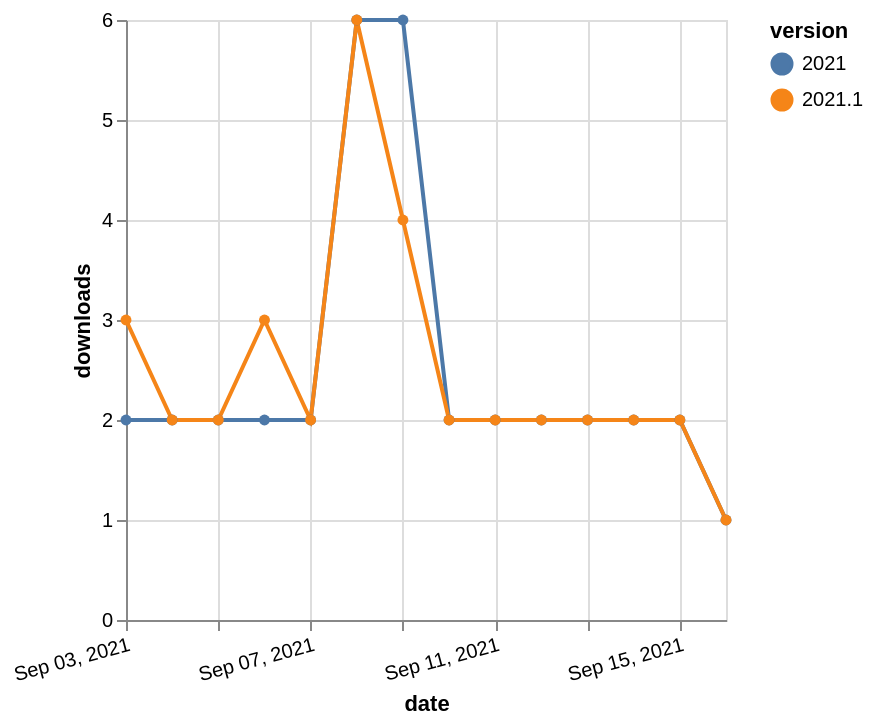

Vega-Lite specification stored for this chart:
### Vega-Lite specification from a JSON file in a GitHub repository (floating-point values rounded to 4 significant figures)
{"$schema": "https://vega.github.io/schema/vega-lite/v5.json", "description": "A simple bar chart with embedded data.", "data": {"values": [{"date": "2021-09-03", "total": 581, "delta": 2, "version": "2021"}, {"date": "2021-09-04", "total": 583, "delta": 2, "version": "2021"}, {"date": "2021-09-05", "total": 585, "delta": 2, "version": "2021"}, {"date": "2021-09-06", "total": 587, "delta": 2, "version": "2021"}, {"date": "2021-09-07", "total": 589, "delta": 2, "version": "2021"}, {"date": "2021-09-08", "total": 595, "delta": 6, "version": "2021"}, {"date": "2021-09-09", "total": 601, "delta": 6, "version": "2021"}, {"date": "2021-09-10", "total": 603, "delta": 2, "version": "2021"}, {"date": "2021-09-11", "total": 605, "delta": 2, "version": "2021"}, {"date": "2021-09-12", "total": 607, "delta": 2, "version": "2021"}, {"date": "2021-09-13", "total": 609, "delta": 2, "version": "2021"}, {"date": "2021-09-14", "total": 611, "delta": 2, "version": "2021"}, {"date": "2021-09-15", "total": 613, "delta": 2, "version": "2021"}, {"date": "2021-09-16", "total": 614, "delta": 1, "version": "2021"}, {"date": "2021-09-03", "total": 422, "delta": 3, "version": "2021.1"}, {"date": "2021-09-04", "total": 424, "delta": 2, "version": "2021.1"}, {"date": "2021-09-05", "total": 426, "delta": 2, "version": "2021.1"}, {"date": "2021-09-06", "total": 429, "delta": 3, "version": "2021.1"}, {"date": "2021-09-07", "total": 431, "delta": 2, "version": "2021.1"}, {"date": "2021-09-08", "total": 437, "delta": 6, "version": "2021.1"}, {"date": "2021-09-09", "total": 441, "delta": 4, "version": "2021.1"}, {"date": "2021-09-10", "total": 443, "delta": 2, "version": "2021.1"}, {"date": "2021-09-11", "total": 445, "delta": 2, "version": "2021.1"}, {"date": "2021-09-12", "total": 447, "delta": 2, "version": "2021.1"}, {"date": "2021-09-13", "total": 449, "delta": 2, "version": "2021.1"}, {"date": "2021-09-14", "total": 451, "delta": 2, "version": "2021.1"}, {"date": "2021-09-15", "total": 453, "delta": 2, "version": "2021.1"}, {"date": "2021-09-16", "total": 454, "delta": 1, "version": "2021.1"}]}, "width": "container", "mark": {"type": "line", "point": {"filled": true}}, "encoding": {"x": {"field": "date", "type": "temporal", "timeUnit": "yearmonthdate", "title": "date", "axis": {"labelAngle": -15}}, "y": {"field": "delta", "type": "quantitative", "title": "downloads"}, "color": {"field": "version", "type": "nominal"}, "tooltip": {"field": "delta"}}}
